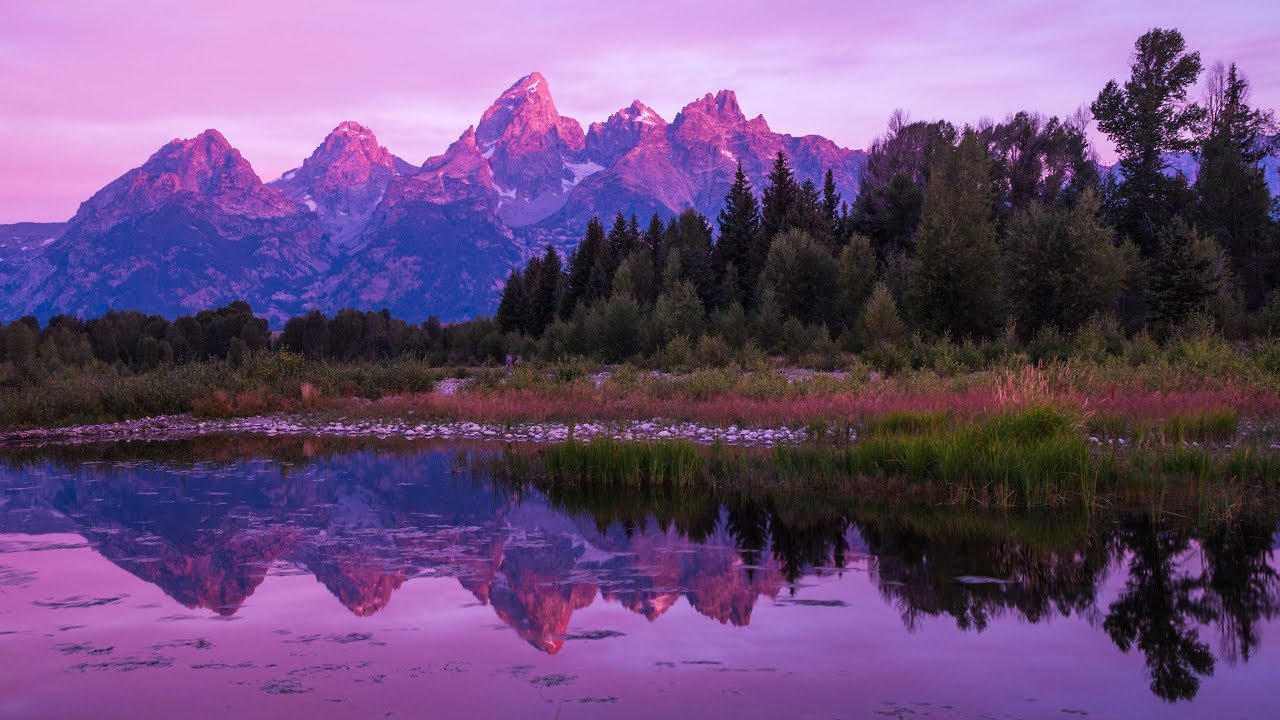
#> input picture Landscape.jpg, 1280 x 720 px
$ python SubSampleImageDisplay.py
#> lines starting #> are read from the running program, lines starting #| are printed output that depends on the picture
#! /usr/bin/env python3.4
# -*- coding: utf-8 -*-

""" Testing the outer product on an image array """

import numpy as np
from PIL import Image

IMAGE = './Landscape.jpg'
SUB   = 4

class OpenImage:
    """ Image opening context manager """
    def __init__(self, imageName: str ='', NAXIS: int =0) -> None:
        self.imageName = imageName
        self.NAXIS = NAXIS

    def __enter__(self) -> np.ndarray:
        self.image = Image.open(self.imageName)
#> self.image is the input picture: PIL image 1280x720 RGB; mean R, G, B 106.8, 77.3, 121.5
        if (''.join(self.image.getbands()) == 'RGB'):
            return np.rot90(np.array(self.image).T[self.NAXIS], 3)
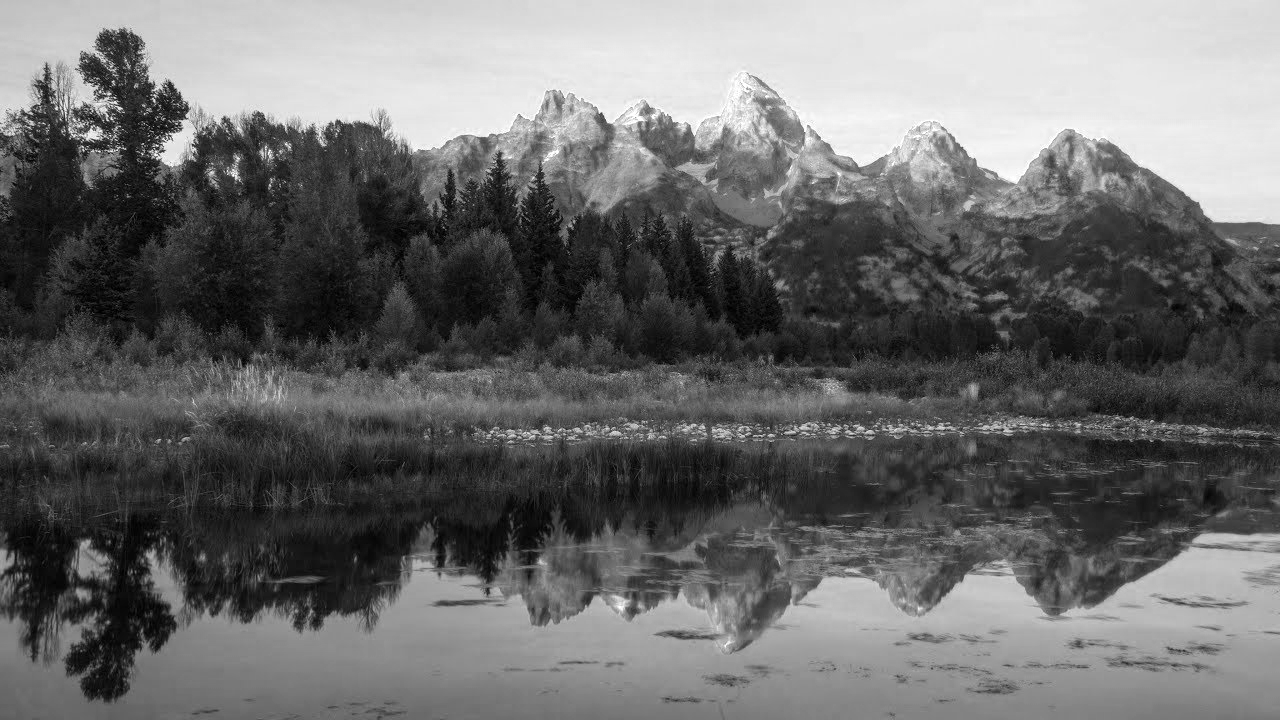
#> returned value: shape (720, 1280); min 0, max 255, mean 106.8
        else:
            return np.array(self.image)

    def close(self) -> None:
        self.image.close()

    def __exit__(self, *args) -> None:
        self.close()


class Sampling:
    """ Sampling and subsampling routines """
    SUBBED = False
    CACHE  = []

    def __init__(self, image: np.ndarray) -> None:
        self.image = image
        self.__X, self.__Y, *_ = image.shape

    def subSample(self, pix: int =3) -> np.ndarray:
        """ Subsample array in the context of Dokkum's cosmic ray removal algorithm """
#> called with pix = 4
        id = np.ones((pix, pix))
        self.image = np.kron(self.image, id)  # update internal state
#> self.image: shape (2880, 5120) float64
        self.SUBBED = True
        self.CACHE.append(pix)
        return self.image

    def blockAverage(self, pix: int =3) -> np.ndarray:
        """ Block average array after it's been subsampled """
#> called with pix = 4
        assert self.SUBBED, 'Must subSample before blockAverage'
        # if the former is true, then the following should be as well
        assert not all(map(lambda x: x % pix, self.image.shape)),\
            'image dimensions not cleanly divisible by pix (?)'
        assert pix == self.CACHE[-1], 'Must use last subsample {0}, received {1}'\
            .format(self.CACHE[-1], pix)

        # now block average---takes a few seconds
        avrgd = np.empty((self.__X, self.__Y))
        for i in range(self.__X):
            for j in range(self.__Y):
                Xs = i * pix, i * pix + pix
                Ys = j * pix, j * pix + pix
                avrgd[i][j] = np.mean(self.image[slice(*Xs), slice(*Ys)])

        self.image = avrgd
        self.SUBBED = False
        return self.image


if __name__ == '__main__':
    import matplotlib.pyplot as plt

    with OpenImage(IMAGE) as im:
        s = Sampling(im)

        fig = plt.figure()
        ax1 = fig.add_subplot(122)
        ax1.imshow(s.subSample(SUB), interpolation='none', cmap='gray')
        ax1.set_title('Subsampled')

        # [4 lines of commented-out code are left out]


        ax2 = fig.add_subplot(121)
        ax2.imshow(s.blockAverage(SUB), interpolation='none', cmap='gray')
        ax2.set_title('Block averaged')

        plt.show()
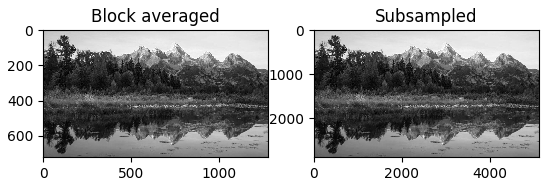
#> figure drawn by matplotlib, 2 panels
